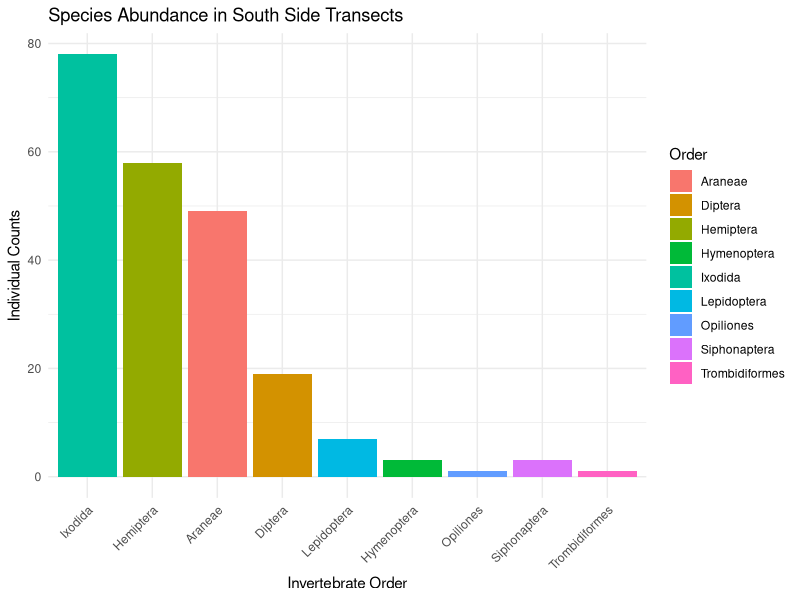

The R script that drew this image:
library(readxl)
library(ggplot2)

# This reads in our excel spreadsheet from arran
SouthInvert <- read_excel("ArranExcel.xlsx",sheet="South side invert transects")


# I had to get help from stack overflow for reording order and individual counts
ggplot(SouthInvert, aes(x = reorder(order, -individualCount), y = as.numeric(individualCount), fill = order)) +
  geom_bar(stat = "identity") +
  labs(title = "Species Abundance in South Side Transects",
    x = "Invertebrate Order",
    y = "Individual Counts",
    fill = "Order"
  ) +
  theme_minimal() +
  theme(
    axis.text.x = element_text(angle = 45, hjust = 1)
  )
